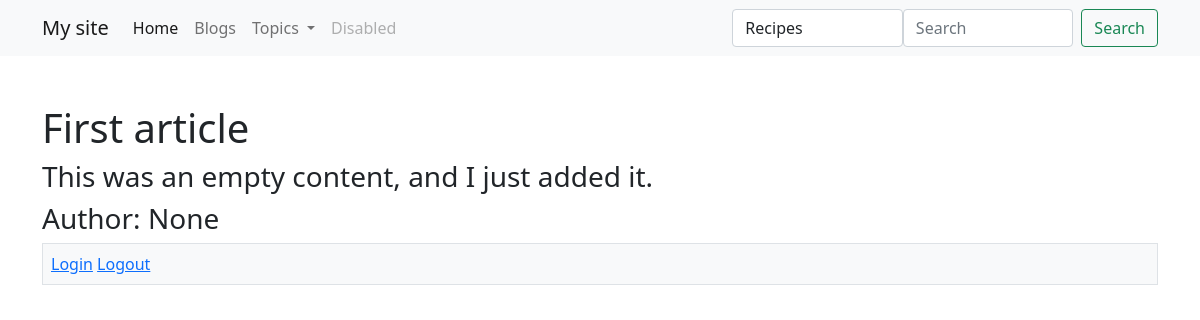
The page /articles/first-article/ on the database its author committed.
### articles/models.py (models this page shows, shortened)
class Article(models.Model):
    user = models.ForeignKey(User, blank=True, null=True, on_delete=models.SET_NULL)
    title = models.CharField(max_length=120)
    slug = models.SlugField(unique=True, blank=True, null=True)
    content = models.TextField()
    timestamp = models.DateTimeField(auto_now_add=True)
    updated = models.DateTimeField(auto_now=True)
    published = models.DateField(auto_now_add=False, auto_now=False, null=True, blank=True)
    objects = ArticleManager()

### articles/views.py (the view)
# urls.py: path('<slug:slug>/', article_details_view, name='detail'),
def article_details_view(request, slug=None):
    article_obj = None
    if slug is not None:
        try:
            article_obj = Article.objects.get(slug=slug)
        except Article.DoesNotExist:
            raise Http404
        except Article.MultipleObjectsReturned:
            article_obj = Article.objects.filter(slug=slug).first()
        except:
            raise Http404
    context = {
        'object': article_obj,
    }
    return render(request, 'articles/detail.html', context=context)

### articles/models.py (called while the page is built)
    def get_queryset(self):
        return ArticleQuerySet(self.model, using=self._db)

### templates/articles/detail.html
{% extends 'base.html' %}
{% block content %}
    <h1>{{ object.title }}</h1>
    <h3>{{ object.content }}</h3>
    <h3>Author: {{ object.user }}</h3>
{% endblock content %}

### rows shown on the page
Article: title "First article", content "This was an empty content, and I just added it.", user "None"
